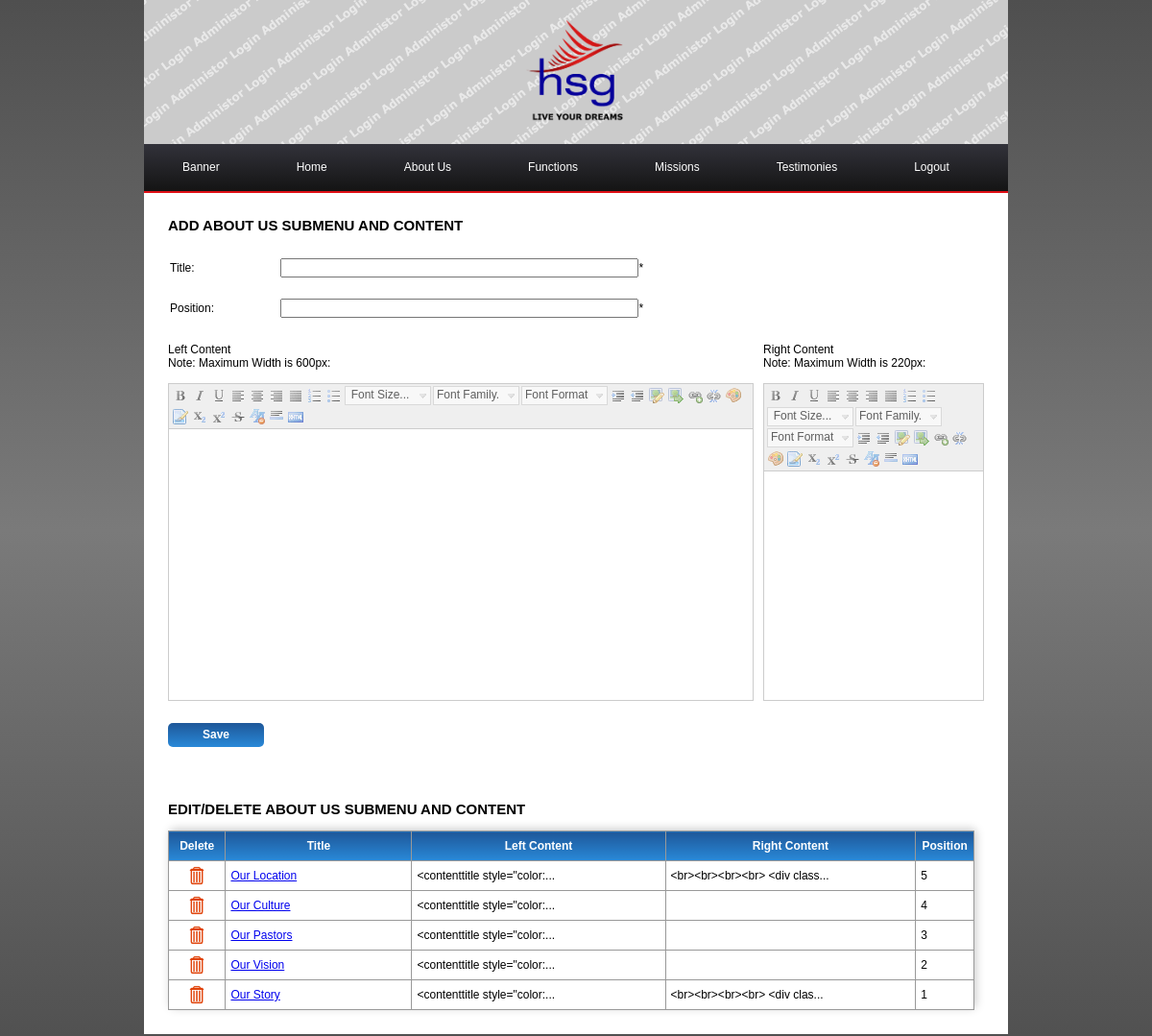
Page /administrator/aboutsubmenu.php (signed in) on the committed database.
### tables this page shows
CREATE TABLE IF NOT EXISTS `submenupages` (
  `id` int(11) NOT NULL AUTO_INCREMENT,
  `parentmenu` varchar(500) NOT NULL,
  `title` varchar(500) NOT NULL,
  `leftcontent` varchar(10000) NOT NULL,
  `rightcontent` varchar(10000) NOT NULL,
  `position` int(11) NOT NULL,
  PRIMARY KEY (`id`)
);

### administrator/library/submenupageclass.php (the view, shortened to what this page needs)
<?php
if(!isset($_SESSION['username'])){
	header ('Location:index.php');
}else{
class submenupageclass{
public function submenupageform($pagecode, $pagename, $redirectloc, $changetype, $changeid){
$title = "";
$position = "";
$lcontent = "";
$rcontent = "";
echo'
<texttitle>'.strtoupper($changetype." ".$pagename).' SUBMENU AND CONTENT</texttitle>
<div id="errormsg" style="color:#FF0000">
</div>
<br/>
<form action="library/submenupageadd.php" method="post">
<table border="0px" style="width:800px;margin-left:-10px;font-size:12px;" cellpadding="10px">
<tr>
<td width="100px">Title:</td>
<td width="700px"><input type="text" size="50" maxlength="50" name="title" id="title" value="'.$title.'"onkeypress="return event.keyCode != 13;"/>*</td>
</tr>
<tr>
<td width="100px">Position:</td>
<td width="700px"><input type="text" size="50" maxlength="2" name="position" id="position" value="'.$position.'" onkeypress="return event.keyCode != 13;"/>*</td>
</tr>
</table>
<br/>';
echo '
<div style="float:left;width:610px;padding-right:10px;">
Left Content<br/>Note: Maximum Width is 600px:<br/><br/>
<textarea style="width:608px;height:274px;padding:0px;" id="area1" name="area1">'.$lcontent.'</textarea>
</div>
<div style="float:left;width:230px;">
Right Content<br/>Note: Maximum Width is 220px:
<br/><br/>
<textarea style="width:228px;height:230px;margin:0px;" id="area2" name="area2">'.$rcontent.'</textarea>
<br/>
</div>
<div style="clear:both;"></div>
<input type="hidden" name="page" value="'.$pagecode.'"/>
<input type="hidden" name="actiontype" value="'.$changetype.'"/>
<input type="hidden" name="id" value="'.$changeid.'"/>
<input type="hidden" name="redirectloc" value="'.$redirectloc.'"/>
<input type="submit" id="submitdata" style="visibility:hidden;margin-top:5px;"/>
</form>
<br/>
<div style="width:110px;margin-top:-30px;">
<a href="#" style="text-decoration:none;" onclick="verifyandsavesubmenu()" ><div class="adminbutton">Save</div></a>
</div>
';
}
public function submenupagelistitem($pagecode, $pagename, $editpage){
require('opendb.php');
$querystr = "select * from submenupages where parentmenu='".$pagecode."' order by position desc, id asc";
$result = $dbconn->query($querystr);
echo '<div><br/><br/><br/><br/>
<texttitle>EDIT/DELETE '.strtoupper($pagename).' SUBMENU AND CONTENT</texttitle>
<br/><br/>
	<table class="tabulatedata">
   <tr>
	<th width="50px" scope="col">Delete</th>
    <th width="200px" scope="col">Title</th>
    <th width="275px" scope="col">Left Content</th>
    <th width="275px" scope="col">Right Content</th>
    <th width="50px" scope="col">Position</th>
  </tr>';
$n=0;
while (($row = $result->fetch_assoc())&& $n<100){
echo '<tr ';
if($row["position"]== 0)
	echo 'style="background:#E6E6E6;"';
if(strlen($row["leftcontent"])>30)
	$lcontent = htmlspecialchars(substr($row["leftcontent"],0,27)).'...';
else
	$lcontent = $row["leftcontent"];
if(strlen($row["rightcontent"])>30)
	$rcontent = htmlspecialchars(substr($row["rightcontent"],0,27)).'...';
else
	$rcontent = $row["rightcontent"];
echo '>
    <td style="text-align:center;"><a href="#" onclick="deletedata(\'database\',\'submenupages\',\''.$row["id"].'\')"><img src="images/remove.png" width="20px"/></a></td>
    <td><a href="'.$editpage.'.php?id='.$row["id"].'">'.$row["title"].'</td>
    <td>'.$lcontent.'</td>
    <td>'.$rcontent.'</td>
    <td>'.$row["position"].'</td>
	</tr>';
$n+=1;
}
echo '</table></div>';
}
}
}
?>

### administrator/css/adminlayout.css (style rules this page uses)
.tabulatedata { border-collapse:collapse; width:840px; border-radius: 5px 5px 5px 5px; cell-spacing:0; box-shadow: 2px -2px 10px 0px #CCC; -webkit-box-shadow: 2px -2px 10px 0px #CCC; -moz-box-shadow: 2px -2px 10px 0px #CCC; }
.tabulatedata tr td { border-width:1px; border-style:solid; border-color:#999; padding:5px; }
.tabulatedata tr th { border-width:1px; border-style:solid; border-color:#999; height:20px; color:#FFF; background: rgb(30,87,153); background: -moz-linear-gradient(top, rgba(30,87,153,1) 0%, rgba(41,137,216,1) 100%); background: -webkit-gradient(linear, left top, left bottom, color-stop(0%,rgba(30,87,153,1)), color-stop(100%,rgba(41,137,216,1))); background: -webkit-linear-gradient(top, rgba(30,87,153,1) 0%,rgba(41,137,216,1) 100%); background: -o-linear-gradient(top, rgba(30,87,153,1) 0%,rgba(41,137,216,1) 100%); background: -ms-linear-gradient(top, rgba(30,87,153,1) 0%,rgba(41,137,216,1) 100%); background: linear-gradient(to bottom, rgba(30,87,153,1) 0%,rgba(41,137,216,1) 100%); filter: progid:DXImageTransform.Microsoft.gradient( startColorstr='#1e5799', endColorstr='#2989d8',GradientType=0 ); padding:5px; }
input, select { font-size:12px; font-family:Verdana, Geneva, sans-serif; }
texttitle { font-weight:bold; font-size:15px; }
.adminbutton { width:100px; height:20px; border-radius: 5px 5px 5px 5px; padding-top:5px; text-align:center; color:#FFF; font-weight:bold; background: rgb(30,87,153); background: -moz-linear-gradient(top, rgba(30,87,153,1) 0%, rgba(41,137,216,1) 100%); background: -webkit-gradient(linear, left top, left bottom, color-stop(0%,rgba(30,87,153,1)), color-stop(100%,rgba(41,137,216,1))); background: -webkit-linear-gradient(top, rgba(30,87,153,1) 0%,rgba(41,137,216,1) 100%); background: -o-linear-gradient(top, rgba(30,87,153,1) 0%,rgba(41,137,216,1) 100%); background: -ms-linear-gradient(top, rgba(30,87,153,1) 0%,rgba(41,137,216,1) 100%); background: linear-gradient(to bottom, rgba(30,87,153,1) 0%,rgba(41,137,216,1) 100%); filter: progid:DXImageTransform.Microsoft.gradient( startColorstr='#1e5799', endColorstr='#2989d8',GradientType=0 ); }

### rows in the picture
submenupages: title "Our Location", leftcontent "<contenttitle style=\"color:...", rightcontent "<br><br><br><br> <div class...", position "5"
submenupages: title "Our Culture", leftcontent "<contenttitle style=\"color:...", position "4"
submenupages: title "Our Pastors", leftcontent "<contenttitle style=\"color:...", position "3"
submenupages: title "Our Vision", leftcontent "<contenttitle style=\"color:...", position "2"
submenupages: title "Our Story", leftcontent "<contenttitle style=\"color:...", rightcontent "<br><br><br><br> <div clas...", position "1"

### other values in the picture
$changetype." ".$pagename "ADD ABOUT US"
$pagename "ABOUT US"
